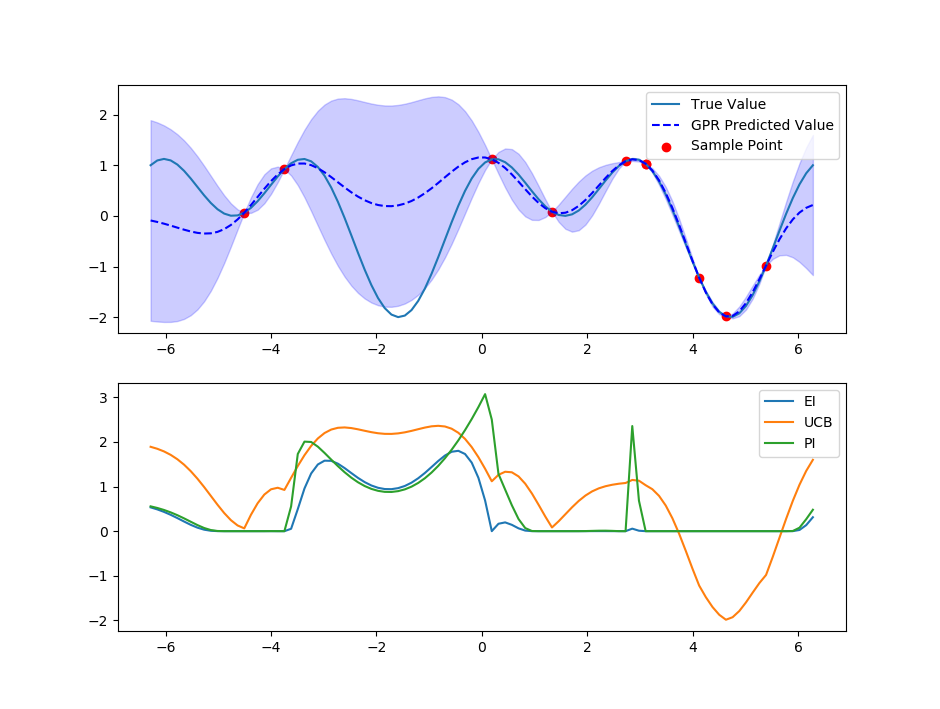

Write Python code to recreate this figure.
import numpy as np
import matplotlib.pyplot as plt
from sklearn.gaussian_process import GaussianProcessRegressor
from sklearn.gaussian_process.kernels import RBF
from scipy.stats import norm

np.random.seed(42)

def  black_box_function ( x ): 
    y = np.sin(x) + np.cos( 2 *x) 
    return y 

# x 值的范围
x_range = np.linspace(- 2 *np.pi, 2 *np.pi, 100 ) 

# 每个 x 值的输出
black_box_output = black_box_function(x_range) 
fig = plt.figure()
ax0 = fig.add_subplot(211)
ax0.plot(x_range, black_box_output, label='True Value')

# 采样的x
num_samples = 10
sample_x = np.random.choice(x_range, size=num_samples)

# 每个x的输出
sample_y = black_box_function(sample_x)
ax0.scatter(sample_x, sample_y, color= 'red', label="Sample Point")

# GPR with RBF kernel
kernel = RBF(length_scale=1.0)
gp_model = GaussianProcessRegressor(kernel=kernel)

# 用采样点拟合
gp_model.fit(sample_x.reshape(-1,1), sample_y)

# Generate predictions using the Gaussian process model
y_pred, y_std = gp_model.predict(x_range.reshape(-1, 1), return_std=True)

ax0.plot(x_range, y_pred, 'b--', label='GPR Predicted Value')
ax0.fill_between(x_range, y_pred - 2*y_std, y_pred + 2*y_std, color='b',alpha=0.2)
ax0.legend()

# EI
def expected_improvement(x, gp_model, best_y):
    y_pred, y_std = gp_model.predict(x.reshape(-1, 1), return_std=True)
    z = (y_pred - best_y) / y_std
    ei = (y_pred - best_y) * norm.cdf(z) + y_std * norm.pdf(z)
    return ei

best_idx = np.argmax(sample_y)
best_x = sample_x[best_idx]
best_y = sample_y[best_idx]

ei = expected_improvement(x_range, gp_model, best_y)
ax1 = fig.add_subplot(212)
ax1.plot(x_range, ei*10, label='EI')

# UCB
def upper_confidence_bound(x, gp_model, beta=2.0):
    y_pred, y_std = gp_model.predict(x.reshape(-1, 1), return_std=True)
    ucb = y_pred + beta * y_std
    return ucb

ucb = upper_confidence_bound(x_range, gp_model)
ax1.plot(x_range, ucb, label='UCB')


# PI
def probability_of_improvement(x, gp_model, best_y):
    y_pred, y_std = gp_model.predict(x.reshape(-1, 1), return_std=True)
    z = (y_pred - best_y) / y_std
    pi = norm.cdf(z)
    return pi
pi = probability_of_improvement(x_range, gp_model, best_y)
ax1.plot(x_range, pi*5, label='PI')

ax1.legend()


plt.show()
